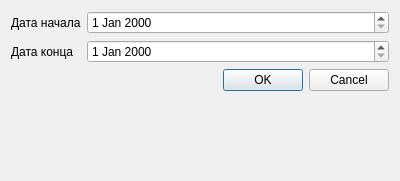
<?xml version="1.0" encoding="UTF-8"?>
<ui version="4.0">
 <class>time_choice_dialog</class>
 <widget class="QDialog" name="time_choice_dialog">
  <property name="geometry">
   <rect>
    <x>0</x>
    <y>0</y>
    <width>400</width>
    <height>181</height>
   </rect>
  </property>
  <property name="windowTitle">
   <string>Dialog</string>
  </property>
  <layout class="QGridLayout" name="gridLayout">
   <item row="0" column="0">
    <layout class="QFormLayout" name="formLayout">
     <item row="0" column="0">
      <widget class="QLabel" name="label">
       <property name="text">
        <string>Дата начала</string>
       </property>
      </widget>
     </item>
     <item row="1" column="0">
      <widget class="QLabel" name="label_2">
       <property name="text">
        <string>Дата конца</string>
       </property>
      </widget>
     </item>
     <item row="2" column="1">
      <widget class="QDialogButtonBox" name="buttonBox">
       <property name="orientation">
        <enum>Qt::Orientation::Horizontal</enum>
       </property>
       <property name="standardButtons">
        <set>QDialogButtonBox::StandardButton::Cancel|QDialogButtonBox::StandardButton::Ok</set>
       </property>
      </widget>
     </item>
     <item row="0" column="1">
      <widget class="QDateEdit" name="dateEdit_1"/>
     </item>
     <item row="1" column="1">
      <widget class="QDateEdit" name="dateEdit_2"/>
     </item>
    </layout>
   </item>
  </layout>
 </widget>
 <resources/>
 <connections>
  <connection>
   <sender>buttonBox</sender>
   <signal>accepted()</signal>
   <receiver>time_choice_dialog</receiver>
   <slot>accept()</slot>
   <hints>
    <hint type="sourcelabel">
     <x>248</x>
     <y>254</y>
    </hint>
    <hint type="destinationlabel">
     <x>157</x>
     <y>274</y>
    </hint>
   </hints>
  </connection>
  <connection>
   <sender>buttonBox</sender>
   <signal>rejected()</signal>
   <receiver>time_choice_dialog</receiver>
   <slot>reject()</slot>
   <hints>
    <hint type="sourcelabel">
     <x>316</x>
     <y>260</y>
    </hint>
    <hint type="destinationlabel">
     <x>286</x>
     <y>274</y>
    </hint>
   </hints>
  </connection>
 </connections>
</ui>
